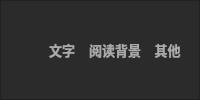
    <widget class="QFrame" name="frame">
     <property name="styleSheet">
      <string notr="true">QPushButton{border: none; font-family: 宋体; color:#AAAAAA; font-size: 10pt;font-weight:bold; background-color:transparent}
QPushButton:checked{color:#CC295F; font-size: 14pt; font-weight:bold; font-family: 宋体}
QFrame{background-color: #2B2B2B}
</string>
     </property>
     <property name="frameShape">
      <enum>QFrame::StyledPanel</enum>
     </property>
     <property name="frameShadow">
      <enum>QFrame::Raised</enum>
     </property>
     <layout class="QHBoxLayout" name="horizontalLayout" stretch="0,1,1,1">
      <property name="topMargin">
       <number>0</number>
      </property>
      <property name="bottomMargin">
       <number>0</number>
      </property>
      <item>
       <widget class="QPushButton" name="pushButton_6">
        <property name="cursor">
         <cursorShape>PointingHandCursor</cursorShape>
        </property>
        <property name="styleSheet">
         <string notr="true">QPushButton{image:url(:/ico/close_512px_1175341_easyicon.net.png);border:none;width:23px;height:23px}
QPushButton:hover{image: url(:/ico/close_128px_1175741_easyicon.net.ico);width:23px;height:23px}
</string>
        </property>
        <property name="text">
         <string/>
        </property>
        <property name="checkable">
         <bool>true</bool>
        </property>
       </widget>
      </item>
      <item>
       <widget class="QPushButton" name="pushButton">
        <property name="styleSheet">
         <string notr="true"/>
        </property>
        <property name="text">
         <string>文字</string>
        </property>
        <property name="checkable">
         <bool>true</bool>
        </property>
       </widget>
      </item>
      <item>
       <widget class="QPushButton" name="pushButton_2">
        <property name="text">
         <string>阅读背景</string>
        </property>
        <property name="checkable">
         <bool>true</bool>
        </property>
       </widget>
      </item>
      <item>
       <widget class="QPushButton" name="pushButton_3">
        <property name="text">
         <string>其他</string>
        </property>
        <property name="checkable">
         <bool>true</bool>
        </property>
       </widget>
      </item>
     </layout>
    </widget>
